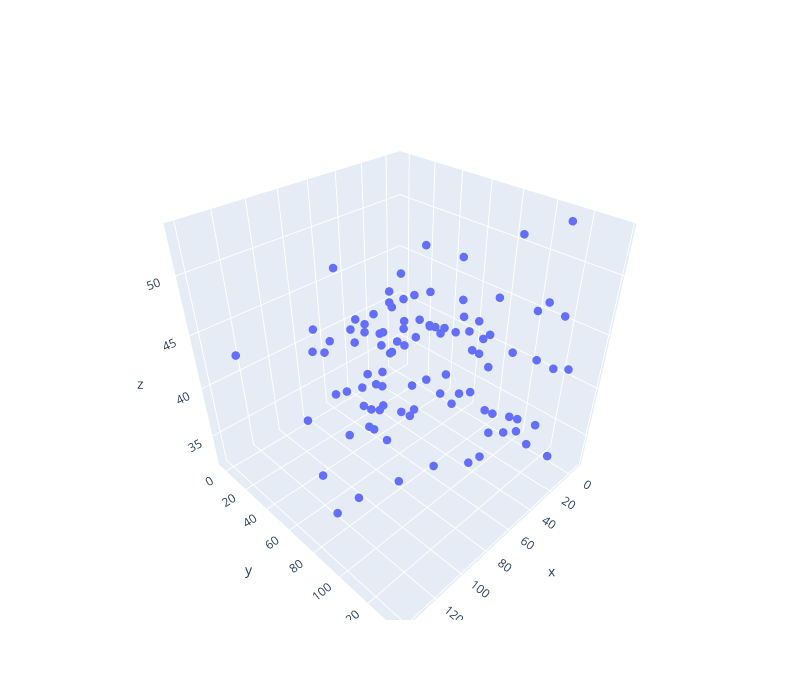

Write notebook code for a chart like this one.
### Code cell
# Carregar coordenadas
coord = np.loadtxt("lattice.txt")

x = coord[:, 0]
y = coord[:, 1]
z = coord[:, 2]

# Criar gráfico
fig = go.Figure()

fig.add_trace(go.Scatter3d(
    x=x,
    y=y,
    z=z,
    mode="markers",
    marker=dict(
        size=5
    )
))

fig.update_layout(
    scene=dict(
        xaxis_title="x",
        yaxis_title="y",
        zaxis_title="z"
    ),
    width=800,
    height=700
)

fig.show()
